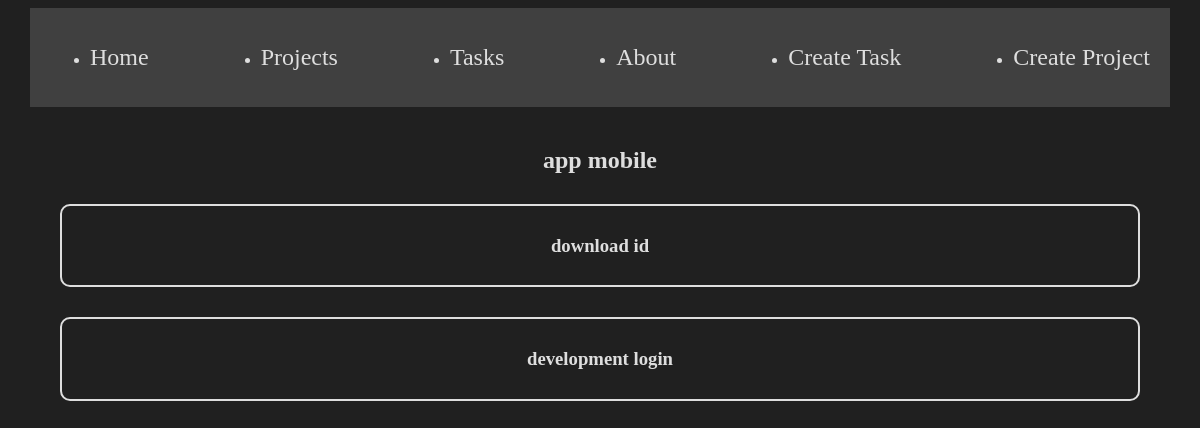
Before: /projects/1 with the older database file.
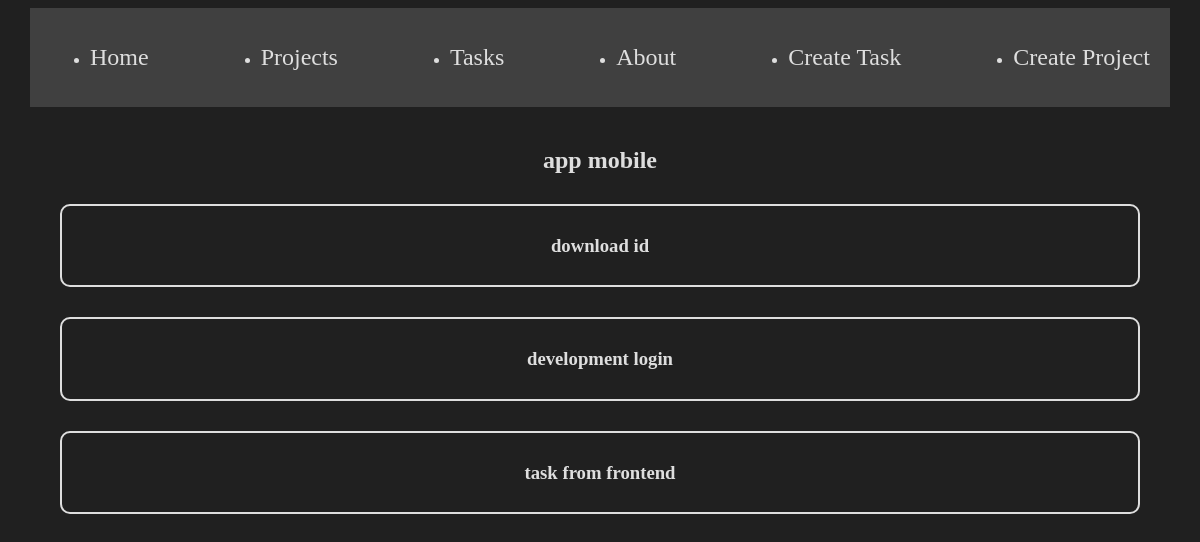
After: the same page with the newer database file.
### myapp/models.py (models this page shows, shortened)
class Task(models.Model):
    title = models.CharField(max_length=200)
    description = models.TextField()
    project = models.ForeignKey(Project, on_delete=models.CASCADE)
    done = models.BooleanField(default=False)

### myapp/views.py (the view)
# urls.py: path('projects/<int:id>', views.project_detail, name="project_detail"),
def project_detail(request, id):
    project = get_object_or_404(Project, id=id)
    tasks = Task.objects.filter(project_id=id)
    return render(request, 'projects/detail.html', {
        'project' : project,
        'tasks' : tasks
    })

### myapp/templates/projects/detail.html
{% extends 'layouts/base.html' %}
{% block content %}
<h2>{{project.name}}</h2>
{% for task in tasks %}
<div class="card">
    <h3>{{task.title}}</h3>
</div>
{% endfor %}
{% endblock content %}

Changed rows visible on the page:
added Task: title "task from frontend"
